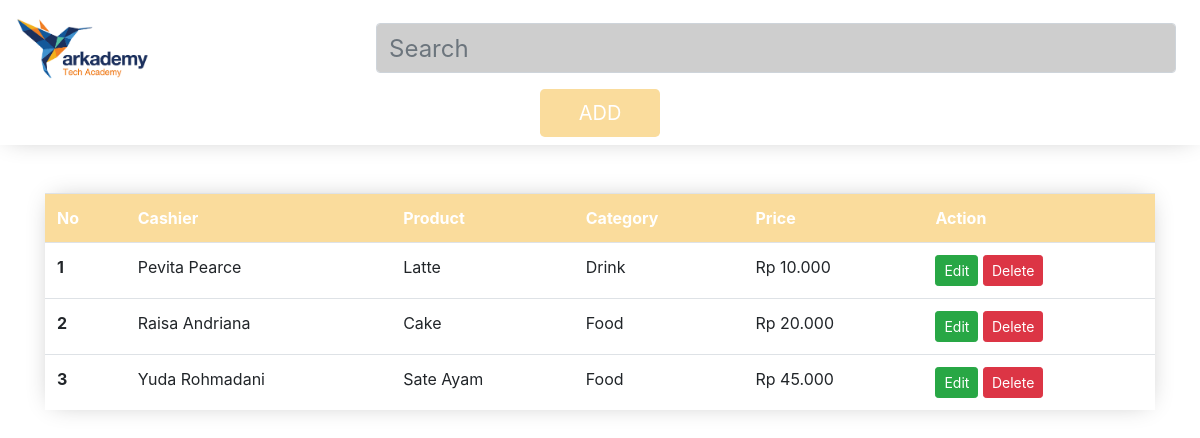
The page /no6c/index.php on the database its author committed.
### tables this page shows
CREATE TABLE `product` (
  `id` int(11) NOT NULL AUTO_INCREMENT,
  `name` varchar(100) NOT NULL,
  `price` int(11) NOT NULL,
  `id_category` int(11) NOT NULL,
  `id_cashier` int(11) NOT NULL,
  PRIMARY KEY (`id`)
);

CREATE TABLE `cashier` (
  `id` int(11) NOT NULL AUTO_INCREMENT,
  `name` varchar(100) NOT NULL,
  PRIMARY KEY (`id`)
);

CREATE TABLE `category` (
  `id` int(11) NOT NULL AUTO_INCREMENT,
  `name` varchar(100) NOT NULL,
  PRIMARY KEY (`id`)
);

### no6c/index.php (the view, shortened to what this page needs)
<?php
  include 'koneksi.php';
  $result = mysqli_query($koneksi, "SELECT *,product.`id` AS id_product,cashier.`name` AS cashier,category.`name` AS category,product.`name` AS product,product.price FROM product INNER JOIN cashier ON cashier.id = product.id_cashier INNER JOIN category ON category.id = product.id_category");
  function rupiah($angka){
    $hasil_rupiah = "Rp " . number_format($angka,0,',','.');
    return $hasil_rupiah;
  }
?>
<!doctype html>
<html lang="en">
<head>
  <link rel="stylesheet" href="assets/css/bootstrap.min.css">
</head>
<body>
  <nav class="navbar navbar-light">
    <a class="navbar-brand"><img src="assets/img/logo.png" alt="Home" width="40%"></a>
    <div class="form-group">
      <input class="form-control mr-sm-2 search" type="search" placeholder="Search" style="margin-top: 15px;background-color: #cecece;">
    </div>
    <div class="from-group">
      <button class="btn btn-lg" type="button" style="background-color: #fadc9c; color: white; width: 120px;" data-toggle="modal" data-target="#add">ADD</button>
    </div>
  </nav>
  <div class="container mt-5">
    <table class="table" style="border:1px;">
      <tr style="background-color: #fadc9c; color: white;">
        <th scope="col">No</th>
        <th scope="col">Cashier</th>
        <th scope="col">Product</th>
        <th scope="col">Category</th>
        <th scope="col">Price</th>
        <th scope="col">Action</th>
      </tr>
      <?php $no = 1;
       foreach($result as $key) {
      ?>
        <tr>
          <th scope="row"><?=$no;?></th>
          <td><?=$key['cashier'];?></td>
          <td><?=$key['product'];?></td>
          <td><?=$key['category'];?></td>
          <td><?=rupiah($key['price'])?></td>
          <td>
            <button type="submit" class="btn btn-success btn-sm" data-toggle="modal" data-target="#edit" data-id="<?=$key['id_product'];?>" data-cashier="<?=$key['id_cashier'];?>" data-product="<?=$key['product'];?>" data-category="<?=$key['id_category'];?>" data-price="<?=$key['price'];?>">Edit</button>
            <button type="submit" class="btn btn-danger btn-sm" data-toggle="modal" data-target="#delete" data-id="<?=$key['id_product'];?>" data-product="<?=$key['product'];?>" >Delete</button>
        </td>
        </tr>
      <?php $no++; } ?>
    </table>
  </div>
</body>
</html>

### no6c/index.php (style rules this page uses)
nav { box-shadow: 0 0px 24px -8px rgba(0, 0, 0, 0.3); }
.navbar .from-group { position: relative !important; margin: 0 auto; }
.search { width: 800px; font-size: 24px; margin: 0px auto; color: white; }
.table { box-shadow: 0 0px 24px -8px rgba(0, 0, 0, 0.3); }

### rows shown on the page
product: id_cashier.name "Pevita Pearce", name "Latte", id_category.name "Drink", price "Rp 10.000"
product: id_cashier.name "Raisa Andriana", name "Cake", id_category.name "Food", price "Rp 20.000"
product: id_cashier.name "Yuda Rohmadani", name "Sate Ayam", id_category.name "Food", price "Rp 45.000"
